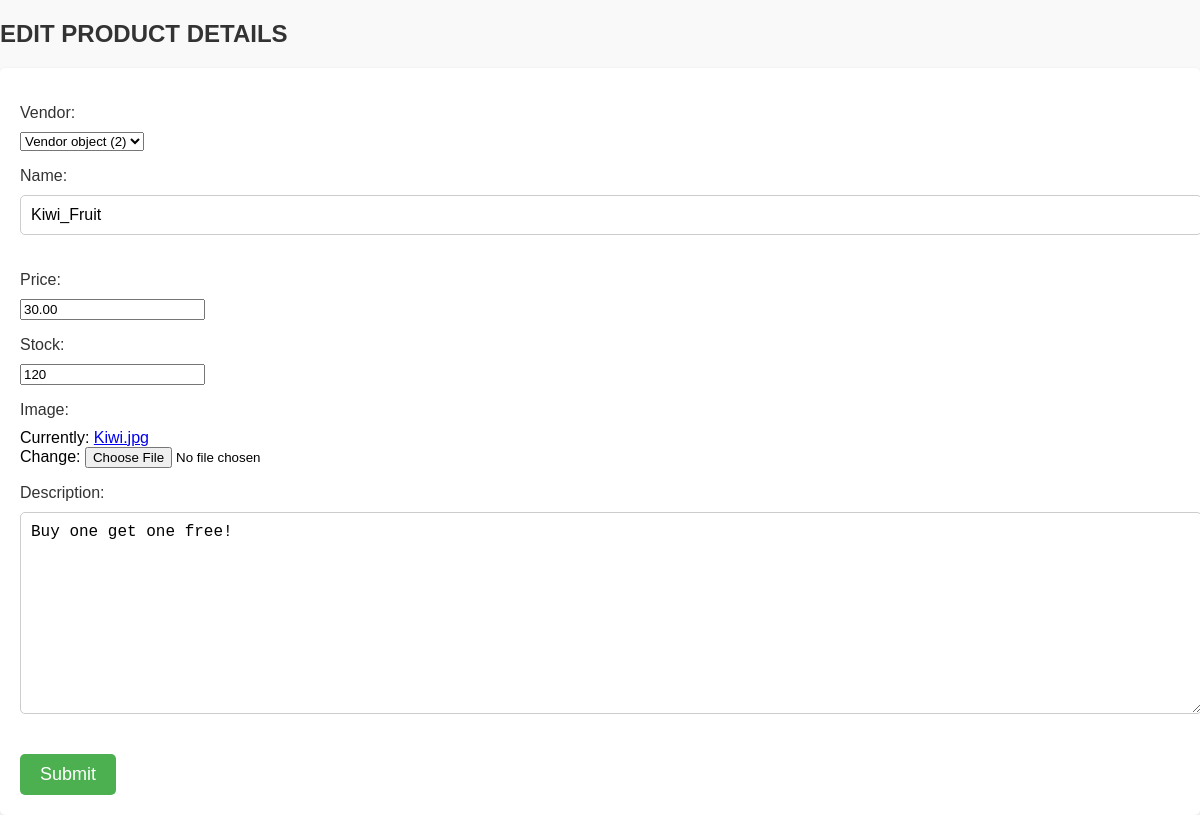
The app's page /inventory/inventory/products/edit/1/ with its own data.
### inventory/models.py (models this page shows)
class Product(models.Model):
    vendor = models.ForeignKey(Vendor, null=True,on_delete=models.CASCADE)
    name = models.CharField(max_length=32)
    price  =models.DecimalField(max_digits=8, decimal_places=2)
    stock = models.PositiveIntegerField()
    image = models.ImageField()
    description = models.TextField()
    date_created  = models.DateTimeField(auto_now_add=True)
    date_updated = models.DateTimeField(auto_now=True)

### inventory/views.py (the view)
# urls.py: path('inventory/products/edit/<int:id>/', product_update_view, name='product_update'),
def product_update_view(request, id):
    product = Product.objects.get(id=id)
    if request.method == "POST":
        form = ProductUploadForm(request.POST, instance=product)
        if form.is_valid():
            form.save()
            return redirect("product_detail_view", id=product.id)
    else:
        form = ProductUploadForm(instance=product)
    return render(request, "inventory/edit_product.html", {"form": form})

### inventory/forms.py
class ProductUploadForm(forms.ModelForm):
    class Meta:
        model = Product
        fields = "__all__"

### template/inventory/edit_product.html (shortened to what this page needs)
<!DOCTYPE html>
<html lang="en">
<head>
    <h2>EDIT PRODUCT DETAILS</h2>
</head>
<body>
    <form class="upload-form" method="POST">
        {{form.as_p}}
        <button type="submit" id="btn">Submit</button>
    </form>
</body>
</html>

### template/inventory/edit_product.html (style rules this page uses)
body { font-family: Arial, sans-serif; background-color: #F9F9F9; margin: 0; padding: 0; }
h2 { font-size: 24px; margin-bottom: 20px; color: #333; }
.upload-form { background-color: #fff; border-radius: 5px; padding: 20px; box-shadow: 0 2px 5px rgba(0, 0, 0, 0.1); }
.upload-form label { display: block; font-size: 16px; margin-bottom: 10px; color: #333; }
.upload-form input[type="text"], .upload-form textarea { width: 100%; padding: 10px; font-size: 16px; border: 1px solid #ccc; border-radius: 5px; margin-bottom: 20px; }
.upload-form button[type="submit"] { padding: 10px 20px; font-size: 18px; background-color: #4CAF50; color: #fff; border: none; border-radius: 5px; cursor: pointer; transition: background-color 0.3s ease; }

### records on screen
Product: vendor "Vendor object (2)", name "Kiwi_Fruit", price "30.00", stock "120", description "Buy one get one free!"
